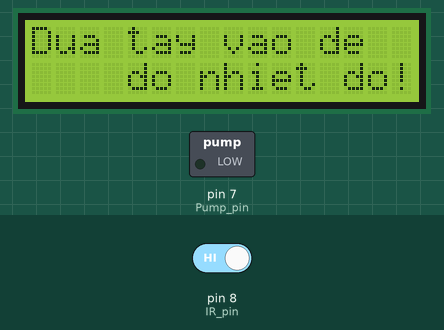
This sketch was run on a simulated Arduino Uno, built with avr-gcc and run on an emulated ATmega328P. On the bench: 16×2 character LCD, switched loads named in the sketch (green lamp = pin HIGH). The inputs (shaded band) are chosen by the test bench; at power-on: pin 8 (IR_pin) HIGH. Random numbers use the default seed unless the sketch sets one; what the sketch prints to the serial monitor is not drawn.

Above: at 1.2 s.
1.3 s: pin 8 (IR_pin) driven LOW
At 1.8 s:
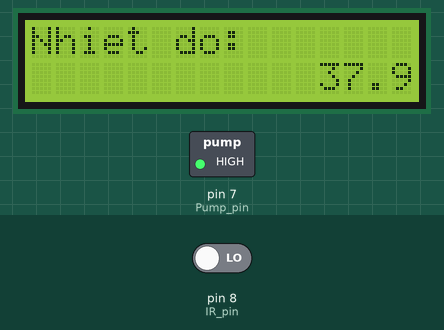
At 3.1 s:
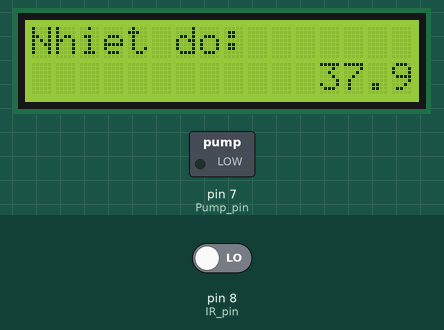
3.4 s: pin 8 (IR_pin) driven HIGH
At 5.5 s:
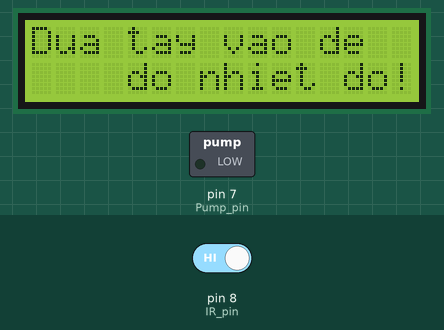
Timing chart, 0 to 7.0 s (numbered marks = the images above; inputs shaded):
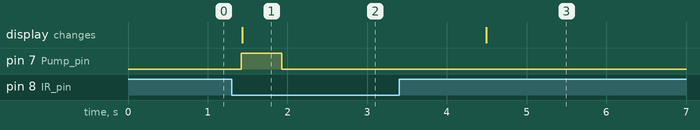

Measured:
- after the input at 1.3 s, pin 7 (Pump_pin): LOW → HIGH after 0.12 s, → LOW 0.51 s later; the display: changes after 0.14 s (image 1)

The sketch:

automatic_hand_washing_machine.ino
```cpp
#include <Wire.h>
#include <LiquidCrystal_I2C.h>

#define Temperature_pin A0
#define Pump_pin 7
#define IR_pin 8
#define Buzzer_pin 13
float ran[] = {36.5, 36.6, 36.7, 36.8, 36.9, 37.1, 37.2, 37.3, 37.4, 37.5, 37.6, 37.7, 37.8, 37.9, 38.1, 38.2, 38.3, 38.4, 38.5};
LiquidCrystal_I2C LCD (0x27,16,2);

unsigned long Timer;
unsigned long Start_pump, Start_check;
unsigned long ThoiGianKiemTra = 4000; //4s

float temperature;
int IR;
bool HandFlag = false;
bool PumpFlag = false;

void IR_read()
{
    IR = digitalRead(IR_pin);
    delay(50);
}

bool isHandThere()
{
    if (IR == 0)
    {
        return true;
        HandFlag = true;
    }

    else if (IR != 0)
    {
        return false;
        HandFlag = false;
    }
}

void Pump_on()
{
    digitalWrite(Pump_pin, HIGH);
    digitalWrite(Buzzer_pin, LOW);
    Serial.println("Bat bom");
}

void Pump_off()
{
    digitalWrite(Pump_pin, LOW);
    digitalWrite(Buzzer_pin, HIGH);
    Serial.println("Tat bom");
}

void Temp_read()
{
    int reading = analogRead(Temperature_pin);
    float voltage = reading * 5.0 / 1024.0;
    temperature = voltage * 100.0;
}

void Temp_show()
{
    int i;
    LCD.setCursor(0,0);
    LCD.print("Nhiet do: ");
    LCD.setCursor(12,1);
    if (temperature >= 36.1 && temperature <= 37.9) LCD.print(temperature);
    else
    {
      i = random(0,18);
      temperature = ran[i];
      LCD.print(temperature);
    }
    Serial.println(i);
    Serial.println(temperature);
}

void Wait_screen()
{
    LCD.setCursor(0,0);
    LCD.print("Dua tay vao de");
    LCD.setCursor(4,1);
    LCD.print("do nhiet do!");
}

void CheckTime()
{
    LCD.clear();
    Timer = millis();
    while (millis() - Start_pump < 500 ) Temp_show();
    Pump_off();
    LCD.clear();
    while (millis() - Timer < 3000)
    {
        Temp_show();
    }
}

void setup(){
    Serial.begin(9600);
    LCD.backlight();
    LCD.begin(16,2);
    LCD.setCursor(0,0);
    LCD.clear();
    pinMode(Temperature_pin, INPUT);
    pinMode(IR_pin, INPUT);
    pinMode(Pump_pin, OUTPUT);
    LCD.setCursor(0,0);
    LCD.print("Dua tay vao de");
    LCD.setCursor(4,1);
    LCD.print("do nhiet do!");
}

void loop()
{
    IR_read();
    if (isHandThere())
    {
        Serial.println("Co Tay");
        Temp_read();
        Temp_show();
        if (PumpFlag == false)
        {
            Start_pump = millis();
            PumpFlag = true;
        }
        Pump_on();
        CheckTime();
    }
    else
    {
        PumpFlag = false;
        if (!isHandThere())
        {
            Serial.println("Khong Co Tay");
            Pump_off();
            Wait_screen();
            delay(50);
        }
    }
}
```
